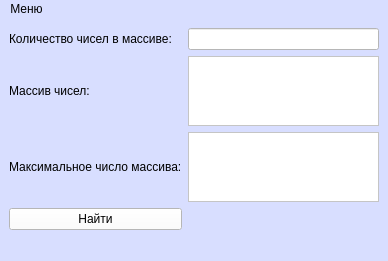
<?xml version="1.0" encoding="UTF-8"?>
<ui version="4.0">
 <class>MainWindow</class>
 <widget class="QMainWindow" name="MainWindow">
  <property name="geometry">
   <rect>
    <x>0</x>
    <y>0</y>
    <width>388</width>
    <height>171</height>
   </rect>
  </property>
  <property name="windowTitle">
   <string>MainWindow</string>
  </property>
  <property name="styleSheet">
   <string notr="true">background-color: rgb(216, 222, 255);</string>
  </property>
  <widget class="QWidget" name="centralwidget">
   <property name="maximumSize">
    <size>
     <width>388</width>
     <height>16777215</height>
    </size>
   </property>
   <layout class="QGridLayout" name="gridLayout">
    <item row="0" column="1">
     <widget class="QLineEdit" name="lineEdit">
      <property name="styleSheet">
       <string notr="true">background-color: rgb(255, 255, 255);</string>
      </property>
     </widget>
    </item>
    <item row="0" column="0">
     <widget class="QLabel" name="label">
      <property name="text">
       <string>Количество чисел в массиве: </string>
      </property>
     </widget>
    </item>
    <item row="2" column="0">
     <widget class="QLabel" name="label_2">
      <property name="text">
       <string>Максимальное число массива:</string>
      </property>
     </widget>
    </item>
    <item row="1" column="0">
     <widget class="QLabel" name="label_3">
      <property name="text">
       <string>Массив чисел:</string>
      </property>
     </widget>
    </item>
    <item row="3" column="0">
     <widget class="QPushButton" name="pushButton">
      <property name="styleSheet">
       <string notr="true">background-color: rgb(255, 255, 255);</string>
      </property>
      <property name="text">
       <string>Найти</string>
      </property>
     </widget>
    </item>
    <item row="1" column="1">
     <widget class="QTextEdit" name="textEdit">
      <property name="styleSheet">
       <string notr="true">background-color: rgb(255, 255, 255);</string>
      </property>
     </widget>
    </item>
    <item row="2" column="1">
     <widget class="QTextEdit" name="textEdit_2">
      <property name="styleSheet">
       <string notr="true">background-color: rgb(255, 255, 255);</string>
      </property>
     </widget>
    </item>
   </layout>
  </widget>
  <widget class="QMenuBar" name="menubar">
   <property name="geometry">
    <rect>
     <x>0</x>
     <y>0</y>
     <width>388</width>
     <height>21</height>
    </rect>
   </property>
   <widget class="QMenu" name="menu">
    <property name="title">
     <string>Меню</string>
    </property>
    <addaction name="action"/>
    <addaction name="action_2"/>
    <addaction name="action_3"/>
   </widget>
   <addaction name="menu"/>
  </widget>
  <widget class="QStatusBar" name="statusbar"/>
  <action name="action">
   <property name="text">
    <string>Инструкция</string>
   </property>
  </action>
  <action name="action_2">
   <property name="text">
    <string>Об авторе</string>
   </property>
  </action>
  <action name="action_3">
   <property name="text">
    <string>Выход</string>
   </property>
  </action>
 </widget>
 <resources/>
 <connections/>
</ui>
